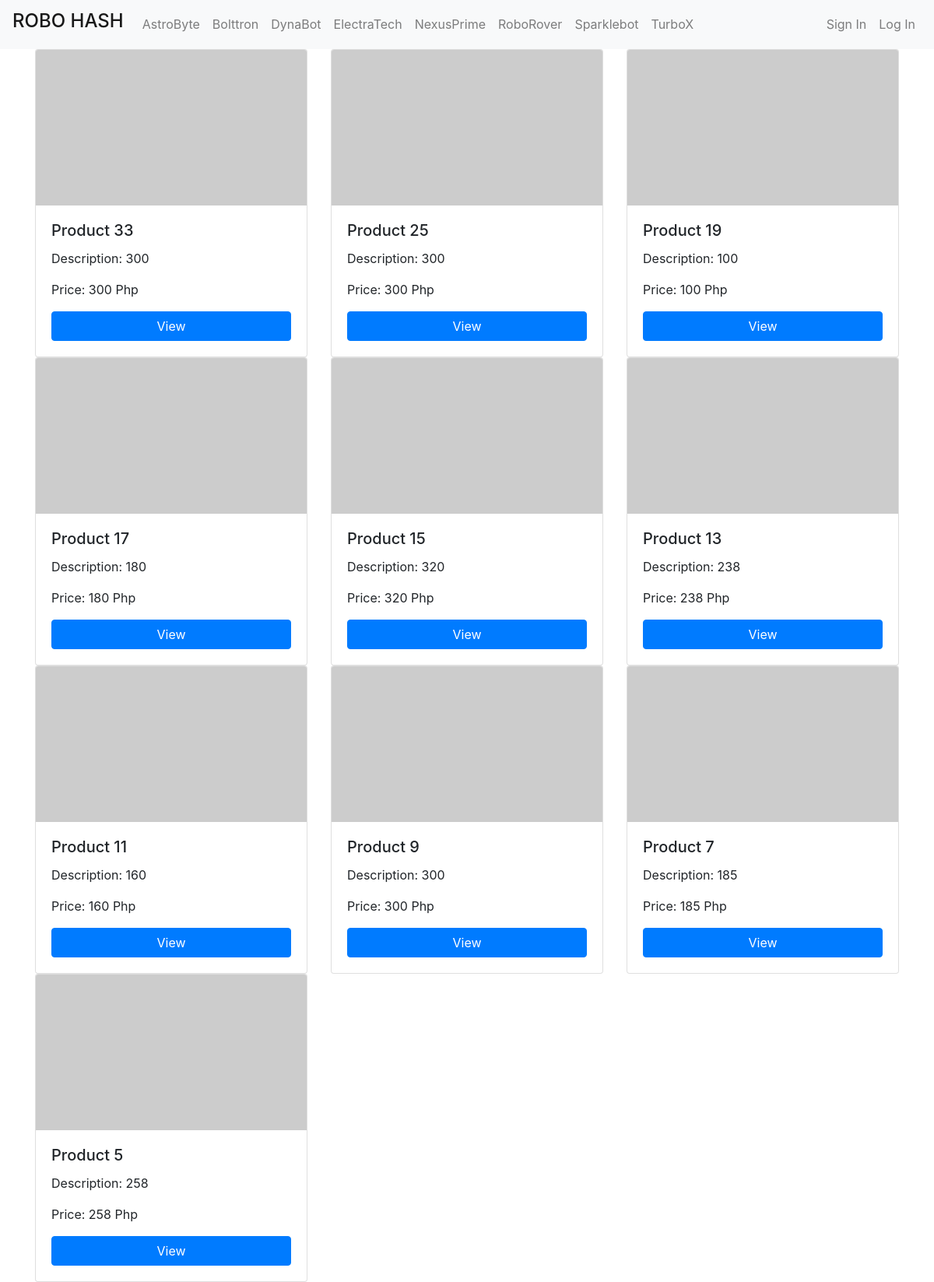
The app's page /OurProducts/Bolttron.php with its own data.
### tables this page shows
CREATE TABLE `products` (
  `id` int(11) NOT NULL,
  `pName` varchar(100) NOT NULL,
  `price` int(11) NOT NULL,
  `piece` int(11) NOT NULL,
  `description` text NOT NULL,
  `available` int(11) NOT NULL,
  `category` varchar(100) NOT NULL,
  `type` varchar(100) NOT NULL,
  `item` varchar(100) NOT NULL,
  `pCode` varchar(20) NOT NULL,
  `picture` text NOT NULL
);

### OurProducts/Bolttron.php (the view, shortened to what this page needs)
<?php include("../inc/connect.inc.php"); ?>
<!DOCTYPE html>
<html>
<head>
	<link rel="stylesheet" type="text/css" href="./style.css">
	<link rel="stylesheet" type="text/css" href="https://stackpath.bootstrapcdn.com/bootstrap/4.5.2/css/bootstrap.min.css">
</head>
<body>
	<?php include("../components/navbar.php"); ?>
	<div class="container">
		<div class="row">
			<?php
			$getposts = mysqli_query($con, "SELECT * FROM products WHERE available >='1' AND item ='Bolttron'  ORDER BY id DESC LIMIT 10") or die(mysqlI_error($con));
			if (mysqli_num_rows($getposts)) {
				while ($row = mysqli_fetch_assoc($getposts)) {
					$id = $row['id'];
					$pName = $row['pName'];
					$price = $row['price'];
					$imageUrl = "https://robohash.org/" . $id;
					echo '
						<div class="col-md-4">
							<div class="card card-container">
							<img src="' . $imageUrl . '" class="card-img-top">
								<div class="card-body">
									<h5 class="card-title">' . $pName . '</h5>
									<p class="card-text">Description: ' . $price . '</p>
									<p class="card-text">Price: ' . $price . ' Php</p>
									<a href="view_product.php?pid=' . $id . '" class="btn btn-primary">View</a>
								</div>
							</div>
						</div>
					';
				}
			}
			?>
		</div>
	</div>
</body>
</html>

### OurProducts/style.css (style rules this page uses)
.card-container { height: 100%; }
.card { height: 100%; }
.card-img-top { height: 200px; object-fit: cover; }
.card-body { display: flex; flex-direction: column; justify-content: space-between; }
.card-text { margin-bottom: 1rem; }
.btn-primary { width: 100%; }

### records on screen
products: pName "Product 33", price "300"
products: pName "Product 25", price "300"
products: pName "Product 19", price "100"
products: pName "Product 17", price "180"
products: pName "Product 15", price "320"
products: pName "Product 13", price "238"
products: pName "Product 11", price "160"
products: pName "Product 9", price "300"
products: pName "Product 7", price "185"
products: pName "Product 5", price "258"

### other values on screen
$name "AstroByte"
$name "Bolttron"
$name "DynaBot"
$name "ElectraTech"
$name "NexusPrime"
$name "RoboRover"
$name "Sparklebot"
$name "TurboX"
